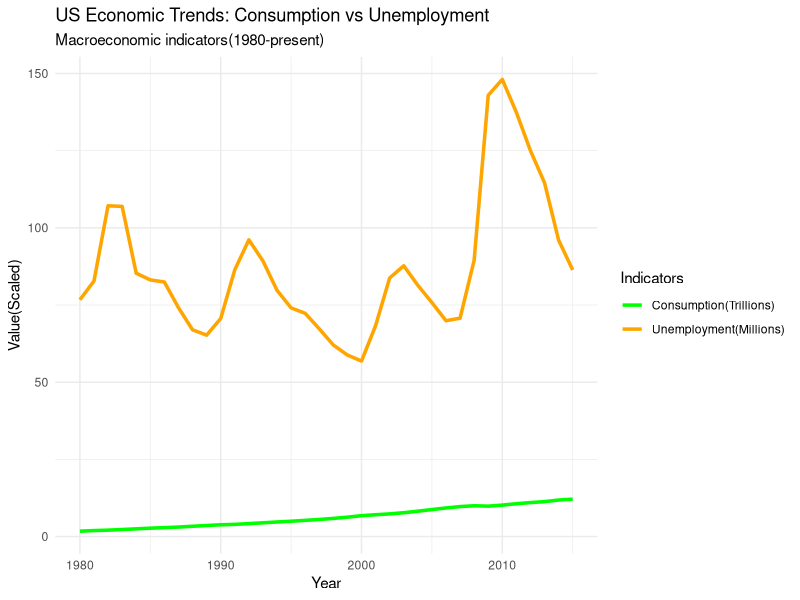

This chart was generated by the following R code:
library(tidyverse)
data("economics")
annual_data <- economics %>%
  mutate(year=as.numeric(format(date, "%Y"))) %>%
  group_by(year) %>%
  summarise(
    avg_consumption=mean(pce),
    avg_unemployment=mean(unemploy)
  ) %>%
  filter(year >= 1980)
ggplot(annual_data, aes(x=year))+
  geom_line(aes(y=avg_consumption/1000, color="Consumption(Trillions)"), size=1.2)+
  geom_line(aes(y=avg_unemployment/100, color="Unemployment(Millions)"), size=1.2)+
  scale_color_manual(values=c("Consumption(Trillions)"="green", "Unemployment(Millions)"="orange"))+
  labs(
    title="US Economic Trends: Consumption vs Unemployment",
    subtitle="Macroeconomic indicators(1980-present)",
    x="Year",
    y="Value(Scaled)",
    color="Indicators"
  )+
  theme_minimal()+
  theme(legend.postion="bottom")
